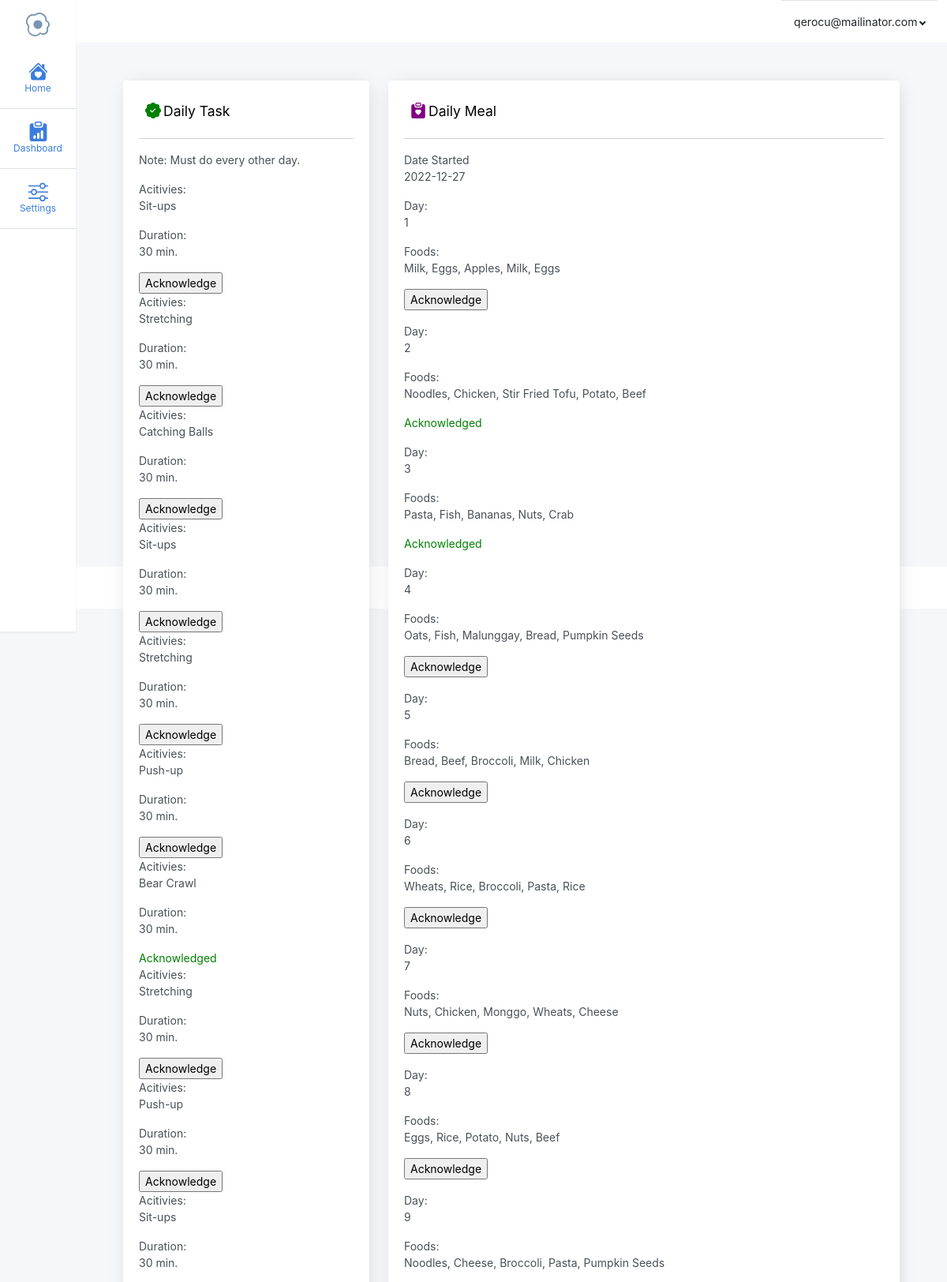
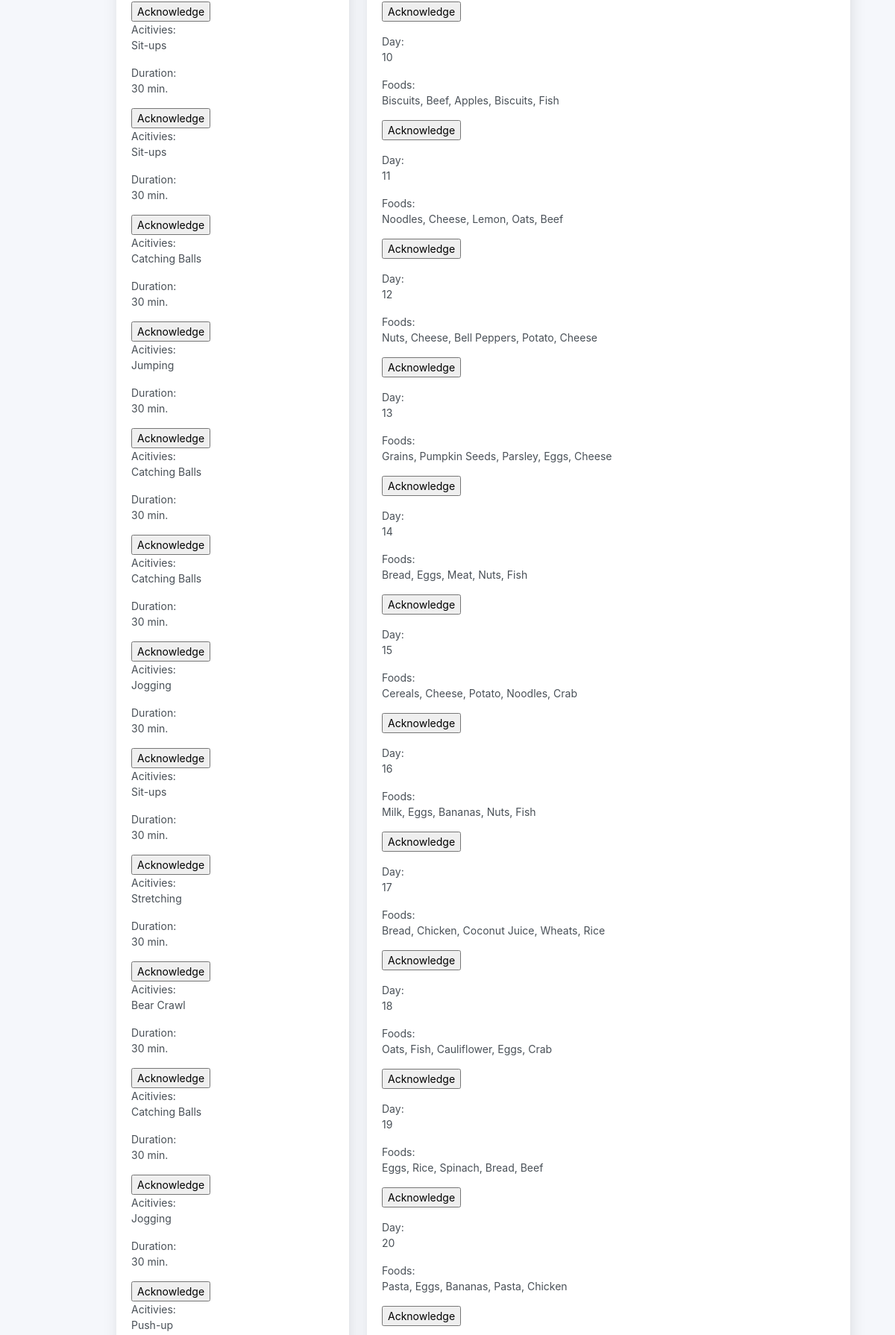
/parents/home-parent.php (signed in, upper part), run on the app's committed database (2 pictures, top to bottom).
### tables this page shows
CREATE TABLE `program_records` (
  `id` int(11) NOT NULL,
  `student_id` varchar(20) NOT NULL,
  `date_started` date NOT NULL,
  `foods` varchar(255) NOT NULL,
  `exercises` varchar(255) NOT NULL,
  `day` varchar(50) NOT NULL,
  `food_acknowledge` int(11) NOT NULL,
  `exercise_acknowledge` int(11) NOT NULL,
  `ended_day` date NOT NULL,
  `date_time_created` datetime NOT NULL,
  `date_time_updated` datetime NOT NULL
);

### parents/home-parent.php (the view, shortened to what this page needs)
<?php
include('../connection.php');
$email = $_SESSION['email'];
$student_id = $_SESSION['student_id'];
?>
<!DOCTYPE html>
<html lang="en">
<head>
    <link rel="stylesheet" href="../admin-template/css/app.css">
    <link rel="stylesheet" href="../src/styles/custom/stickynav.css">
</head>
<body>
<div class="outer-container d-flex flex-row">
  <div class="sticky-nav bg-white vh-100 shadow">
    <a href="#" class="brand p-3 link-dark text-decoration-none bg-white text-center" title="" data-bs-toggle="tooltip" data-bs-placement="right" data-bs-original-title="Icon-only">
    </a>
    <ul class="list nav nav-flush mb-auto text-center">
      <li class="nav-item">
        <a href="#" class="nav-link active py-3 d-flex flex-column align-items-center text-start border-bottom" aria-current="page" title="" data-bs-toggle="tooltip" data-bs-placement="right" data-bs-original-title="Home">
            <p class="p-0 m-0" style="font-size: 12px;">Home</p>
        </a>
      </li>
      <li class="nav-item">
        <a href="dashboard-parent.php" class="nav-link py-3 border-bottom" title="" data-bs-toggle="tooltip" data-bs-placement="right" data-bs-original-title="Dashboard">
            <p class="p-0 m-0" style="font-size: 12px;">Dashboard</p>
        </a>
      </li>
      <li class="nav-item">
        <a href="profile-parent.php" class="nav-link py-3 border-bottom" title="" data-bs-toggle="tooltip" data-bs-placement="right" data-bs-original-title="Orders">
            <p class="p-0 m-0" style="font-size: 12px;">Settings</p>
        </a>
      </li>
    </ul>
  </div>
<main class="main-container container-fluid-lg bg-light" style="width: 100%; position: relative;">
    <nav class="navbar navbar-expand-lg navbar-light bg-white p-0" style="box-shadow: none;">
        <div class="container-fluid justify-content-end">
            <div class="dropdown border-top">
                <a href="#" class="d-flex align-items-center justify-content-center p-3 link-dark text-decoration-none dropdown-toggle" id="dropdownUser3" data-bs-toggle="dropdown" aria-expanded="false">
                    <?= $email; ?>
                </a>
            </div>
        </div>
    </nav>
    <main class="content">
        <div class="container-fluid" style="height: 100%;">
            <div class="row mb-5 gy-3" style="height: 70vh;">
                <div class="col-lg-4">
                    <div class="card" style="border: none; height: 100%; box-shadow: 2px 2px 23px -6px rgba(0,0,0,0.17);">
                        <div class="card-body">
                            <div class="p-2 pb-0 d-flex flex-column align-items-start">
                                <span class="d-flex flex-row align-middle">
                                    <h1 class="h4 bold" style="padding: 0 0 0 3px;">Daily Task</h1>
                                </span>
                            </div>
                            <hr class="featurette-divider">
                            <div class="alert alert-danger d-flex align-items-center" role="alert">
                                <p>Note: Must do every other day.</p>
                            </div>
                           <?php
                            $sql_daily_activities = "SELECT exercises,exercise_acknowledge, id FROM program_records WHERE student_id = '$student_id'";
                            $run_daily_activities = mysqli_query($conn,$sql_daily_activities);
                            if(mysqli_num_rows($run_daily_activities) > 0){
                                foreach ($run_daily_activities as $row2){
                                    ?>
                                        <label for="">Acitivies:</label>
                                        <p><?php echo $row2['exercises'] ?></p>
                                        <label for="">Duration:</label>
                                        <p>30 min.</p>
                                        <form action="acknowledge.php" method="POST">
                                        <?php
                                            if($row2['exercise_acknowledge'] == 0){
                                                ?>
                                                <input type="submit" name="acknowledge_task" value="Acknowledge">
                                                <?php
                                            }else{
                                                echo "<div style='color:green;'>Acknowledged </div>";
                                            }
                                        ?>
                                        </form>
                                    <?php
                                }
                            }
                            ?>
                        </div>
                    </div>
                </div>
                <div class="col-lg-8">
                    <div class="card" style="border: none; height: 100%; box-shadow: 2px 2px 23px -6px rgba(0,0,0,0.17);">
                        <div class="card-body">
                            <div class="p-2 pb-0 d-flex flex-column align-items-start">
                                <span class="d-flex flex-row align-middle">
                                    <h1 class="h4 bold" style="padding: 0 0 0 3px;">Daily Meal</h1>
                                </span>
                            </div>
                            <hr class="featurette-divider">
                            <?php
                                $sql_program_records_date = "SELECT date_started FROM program_records WHERE student_id = '$student_id' LIMIT 1";
                                $run_program_records_date = mysqli_query($conn,$sql_program_records_date);
                                if(mysqli_num_rows($run_program_records_date) > 0){
                                    foreach($run_program_records_date as $row){
                                        ?>
                                            <label for="">Date Started</label>
                                            <p><?php echo $row['date_started']?></p>
                                        <?php
                                    }
                                }
                                ?>
                                <?php
                                $sql_program_records = "SELECT * FROM program_records WHERE student_id = '$student_id'";
                                $run_program_records = mysqli_query($conn,$sql_program_records);
                                if(mysqli_num_rows($run_program_records) > 0){
                                    foreach($run_program_records as $row1){
                                        ?>
                                            <label for="">Day: </label>
                                            <p><?php echo $row1['day']?></p>
                                            <label for="">Foods:</label>
                                            <p><?php echo $row1['foods']?></p>
                                            <form action="acknowledge.php" method="POST">
                                            <p>
                                                <?php
                                                    if($row1['food_acknowledge'] == 0){
                                                        ?>
                                                            <input type="submit" name="acknowledge_meal" value="Acknowledge">
                                                        <?php
                                                    }else{
                                                        echo "<div style='color: green;'>Acknowledged </div> ";
                                                    }
                                                ?>
                                            </p>
                                            </form>
                                        <?php
                                    }
                                }
                            ?>
                        </div>
                    </div>
                </div>
            </div>
        </div>
    </main>
    <footer class="footer bg-white p-2 w-100">
        <p class="text-center text-muted">PFNMPS@2022</p>
    </footer>
</main>
</div>
</body>
</html>

### src/styles/custom/stickynav.css (style rules this page uses)
.outer-container { position: relative; }
.sticky-nav { width: 6rem; display: flex; flex-direction: column; height: 100%; position: fixed; left: 0; z-index: 11111; }
.main-container { margin-left: 6rem; }
.list { display: flex; flex-direction: column; }

### data on the page
program_records: exercises "Sit-ups", day "1", foods "Milk, Eggs, Apples, Milk, Eggs"
program_records: exercises "Stretching", day "2", foods "Noodles, Chicken, Stir Fried Tofu, Potato, Beef", food_acknowledge "Acknowledged"
program_records: exercises "Catching Balls", day "3", foods "Pasta, Fish, Bananas, Nuts, Crab", food_acknowledge "Acknowledged"
program_records: exercises "Sit-ups", day "4", foods "Oats, Fish, Malunggay, Bread, Pumpkin Seeds"
program_records: exercises "Stretching", day "5", foods "Bread, Beef, Broccoli, Milk, Chicken"
program_records: exercises "Push-up", day "6", foods "Wheats, Rice, Broccoli, Pasta, Rice"
program_records: exercises "Bear Crawl", exercise_acknowledge "Acknowledged", day "7", foods "Nuts, Chicken, Monggo, Wheats, Cheese"
program_records: exercises "Stretching", day "8", foods "Eggs, Rice, Potato, Nuts, Beef"
program_records: exercises "Push-up", day "9", foods "Noodles, Cheese, Broccoli, Pasta, Pumpkin Seeds"
program_records: exercises "Sit-ups", day "10", foods "Biscuits, Beef, Apples, Biscuits, Fish"
program_records: exercises "Sit-ups", day "11", foods "Noodles, Cheese, Lemon, Oats, Beef"
program_records: exercises "Sit-ups", day "12", foods "Nuts, Cheese, Bell Peppers, Potato, Cheese"
program_records: exercises "Catching Balls", day "13", foods "Grains, Pumpkin Seeds, Parsley, Eggs, Cheese"
program_records: exercises "Jumping", day "14", foods "Bread, Eggs, Meat, Nuts, Fish"
program_records: exercises "Catching Balls", day "15", foods "Cereals, Cheese, Potato, Noodles, Crab"
program_records: exercises "Catching Balls", day "16", foods "Milk, Eggs, Bananas, Nuts, Fish"
program_records: exercises "Jogging", day "17", foods "Bread, Chicken, Coconut Juice, Wheats, Rice"
program_records: exercises "Sit-ups", day "18", foods "Oats, Fish, Cauliflower, Eggs, Crab"
program_records: exercises "Stretching", day "19", foods "Eggs, Rice, Spinach, Bread, Beef"
program_records: exercises "Bear Crawl", day "20", foods "Pasta, Eggs, Bananas, Pasta, Chicken"
program_records: exercises "Catching Balls"
program_records: exercises "Jogging"
program_records: exercises "Push-up"

### other printed values
$email "qerocu@mailinator.com"
$row['date_started'] "2022-12-27"
